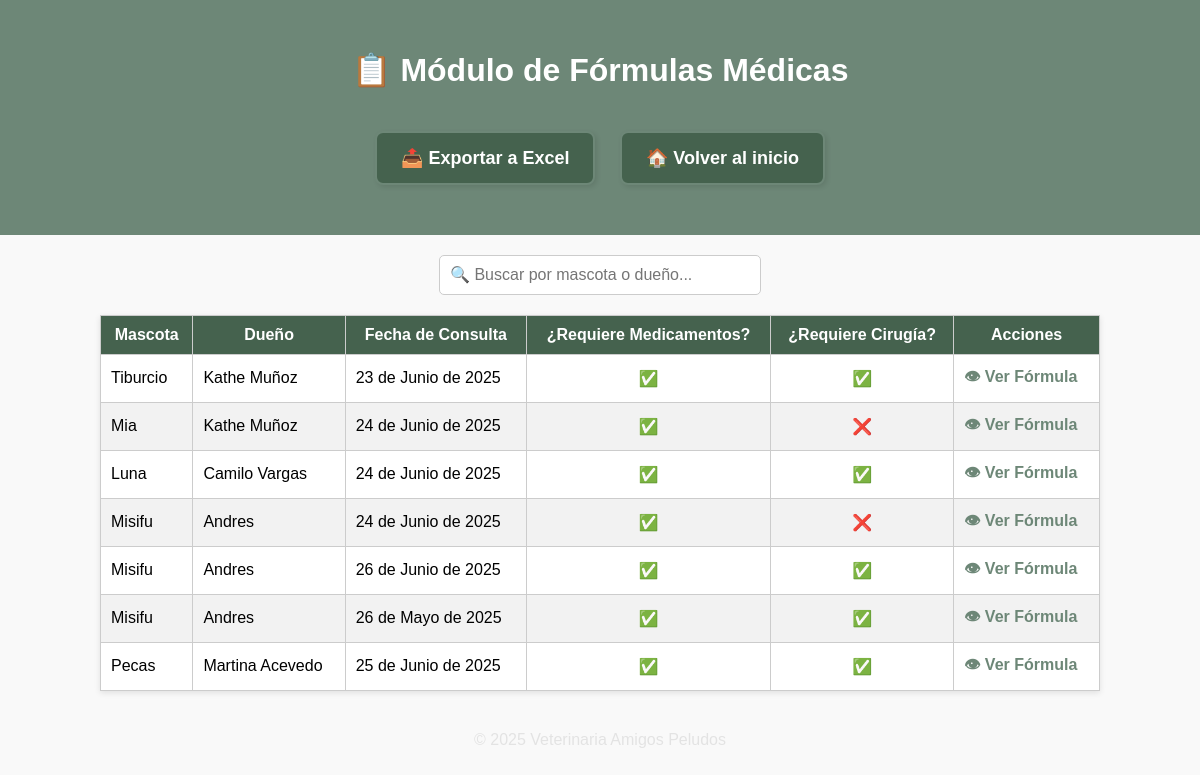
Page /formulas/ on the earlier database version.
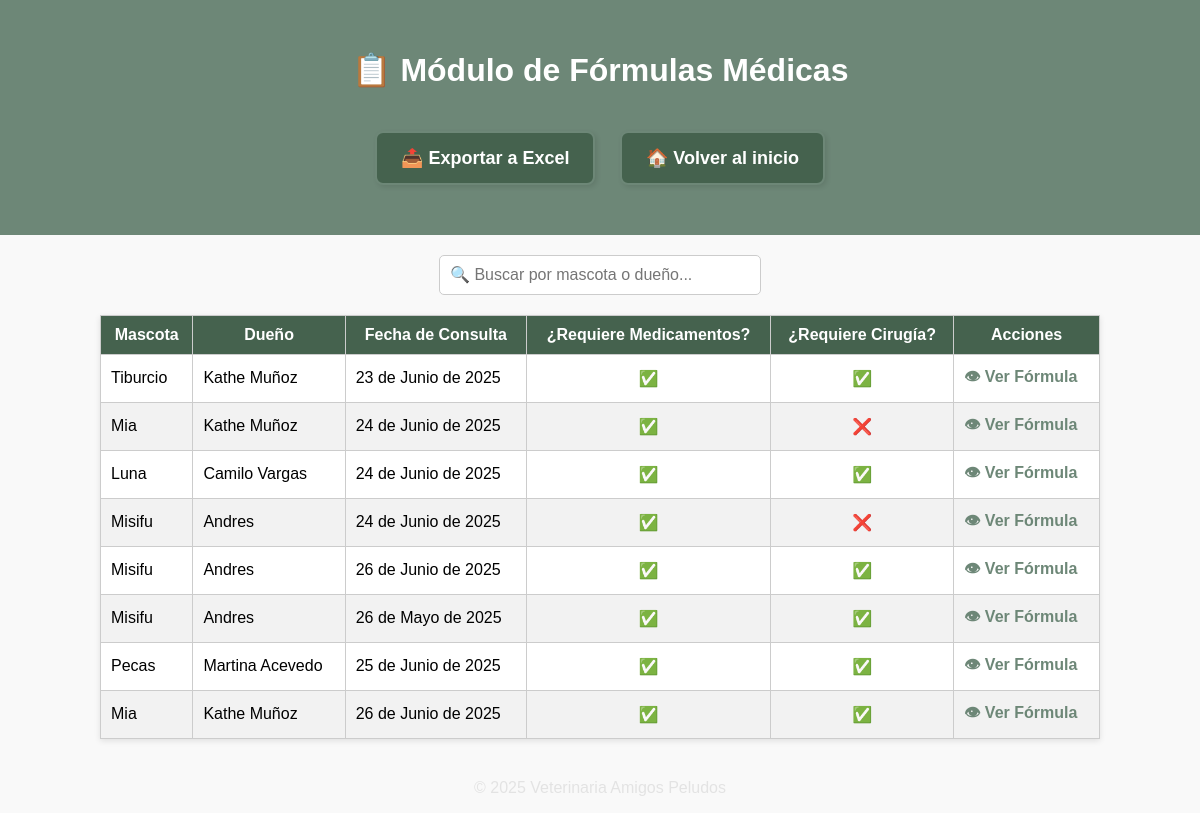
Same page on the later database version.
### principal/models.py (models this page shows, shortened)
class Consulta(models.Model):
    fecha = models.DateField()
    motivo = models.TextField(blank=True)
    diagnostico = models.TextField(blank=True)
    tratamiento = models.TextField(blank=True, null=True)
    observaciones = models.TextField(blank=True, null=True)
    req_medicamentos = models.BooleanField(default=False)
    req_cirugia = models.BooleanField(default=False)
    mascota = models.ForeignKey(Mascota, on_delete=models.CASCADE, related_name='consultas')
    med_entregado = models.BooleanField(default=False)
    activo = models.BooleanField(default=True)

class Mascota(models.Model):
    nombre_mascota = models.CharField(max_length=100)
    especie = models.CharField(max_length=50, blank=True)
    raza = models.CharField(max_length=50, blank=True)
    edad = models.PositiveIntegerField(null=True, blank=True)
    cliente = models.ForeignKey(Cliente, on_delete=models.CASCADE, related_name='mascotas')
    activo = models.BooleanField(default=True)

class Cliente(models.Model):
    nombre = models.CharField(max_length=100)
    cedula = models.CharField(max_length=20, unique=True)
    telefono = models.CharField(max_length=20, blank=True, null=True)
    direccion = models.CharField(max_length=255, blank=True, null=True)
    activo = models.BooleanField(default=True)

### principal/views.py (the view)
# urls.py: path('formulas/', views.lista_formulas, name='lista_formulas'),
def lista_formulas(request):
    query = request.GET.get('buscar', '')
    formulas = Consulta.objects.filter(req_medicamentos=True)
    if query:
        formulas = formulas.filter(
            mascota__nombre_mascota__icontains=query
        ) | formulas.filter(
            mascota__cliente__nombre__icontains=query
        )
    context = {
        'formulas': formulas,
        'query': query,
    }
    return render(request, 'principal/lista_formulas.html', context)

### principal/templates/principal/lista_formulas.html (shortened to what this page needs)
{% load static %}
<!DOCTYPE html>
<html lang="es">
<head>
    <link rel="stylesheet" href="{% static 'principal/css/listas.css' %}">
</head>
<body>
<header>
    <h1>📋 Módulo de Fórmulas Médicas</h1>
    <a href="{% url 'exportar_formulas' %}" class="btn">📤 Exportar a Excel</a>
    <a href="{% url 'inicio' %}" class="btn">🏠 Volver al inicio</a>
</header>
<div class="search-box">
    <input type="text" id="buscar" placeholder="🔍 Buscar por mascota o dueño...">
</div>
<table id="tabla-formulas">
    <thead>
        <tr>
            <th>Mascota</th>
            <th>Dueño</th>
            <th>Fecha de Consulta</th>
            <th>¿Requiere Medicamentos?</th>
            <th>¿Requiere Cirugía?</th>
            <th>Acciones</th>
        </tr>
    </thead>
    <tbody>
        {% for consulta in formulas %}
        <tr>
            <td>{{ consulta.mascota.nombre_mascota }}</td>
            <td>{{ consulta.mascota.cliente.nombre }}</td>
            <td>{{ consulta.fecha }}</td>
            <td style="text-align: center;">{{ consulta.req_medicamentos|yesno:"✅,❌" }}</td>
            <td>{{ consulta.req_cirugia|yesno:"✅,❌" }}</td>
            <td>
                <a href="{% url 'ver_formula' consulta.id %}">👁 Ver Fórmula</a>
            </td>
        </tr>
        {% empty %}
        <tr><td colspan="6">No se encontraron fórmulas médicas.</td></tr>
        {% endfor %}
    </tbody>
</table>
<footer>
    <p>© 2025 Veterinaria Amigos Peludos</p>
</footer>
</body>
</html>

Differences in the rows shown:
added Consulta: mascota.nombre_mascota "Mia", mascota.cliente.nombre "Kathe Muñoz", fecha "26 de Junio de 2025", req_medicamentos "✅", req_cirugia "✅"
